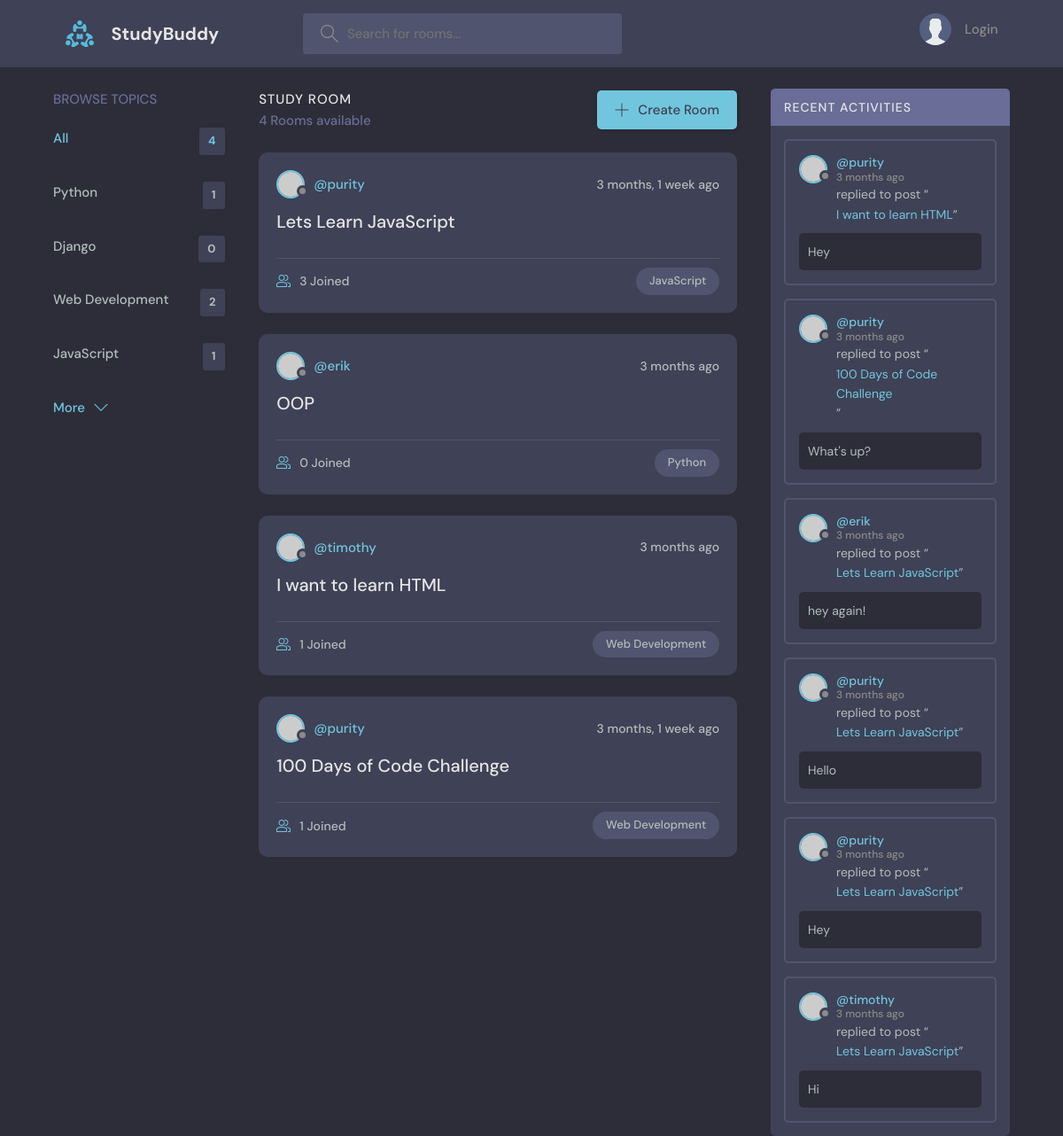
Before: / with the older database file.
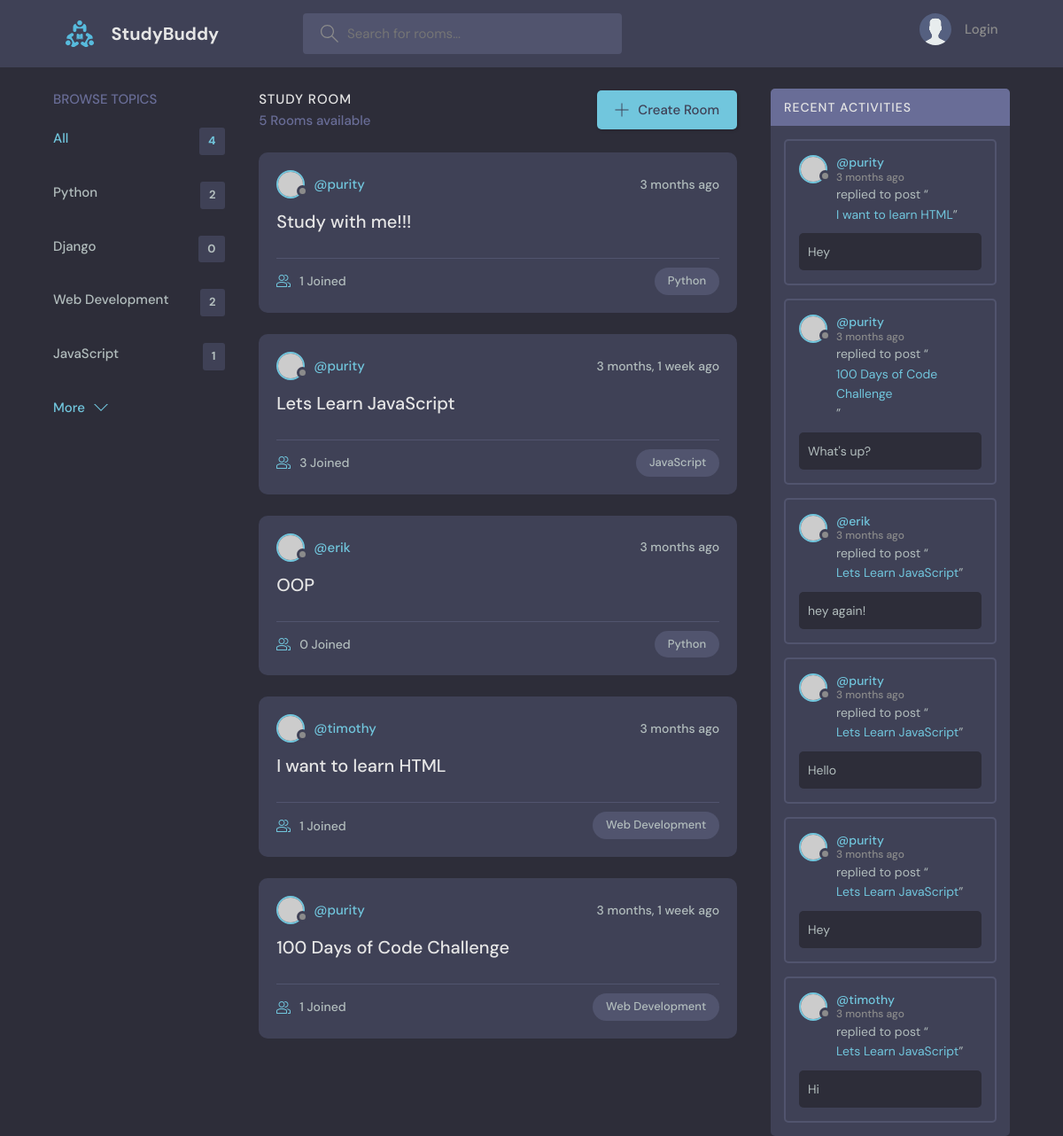
After: the same page with the newer database file.
### base/models.py (models this page shows, shortened)
class Topic(models.Model):
    name = models.CharField(max_length=200)

class Room(models.Model):
    host = models.ForeignKey(User, on_delete=models.SET_NULL, null=True)
    topic = models.ForeignKey(Topic, on_delete=models.SET_NULL, null=True)
    name = models.CharField(max_length=200)
    description = models.TextField(null=True, blank=True) #null=True, meaning field can be empty. blank=True, to allow blank/empty forms
    participants = models.ManyToManyField(User, related_name='participants', blank=True) #all users  active in a room
    updated = models.DateTimeField(auto_now=True)  #take timestamp of row when it's updated
    created = models.DateTimeField(auto_now_add=True) #take timestamp of row hen it's created only
    class Meta:
        ordering = ['-updated', '-created']
    def __str__(self):
        return self.name

class Message(models.Model):
    user = models.ForeignKey(User, on_delete=models.CASCADE) #user sending the message. 1-to-many relationship with Message
    room = models.ForeignKey(Room, on_delete=models.CASCADE) #database relationship - 1-to-many relationship with Room
    body = models.TextField()
    updated = models.DateTimeField(auto_now=True)   #take timestamp everytime the row is updated
    created = models.DateTimeField(auto_now_add=True) #take timestamp only when the record/row is created
    class Meta:
        ordering = ['-updated', '-created']

### base/views.py (the view)
# urls.py: path('', views.home, name="home"),
def home(request):
    q = request.GET.get('q') if request.GET.get('q') != None else ''
    rooms = Room.objects.filter(
        Q(topic__name__icontains=q) |
        Q(name__contains=q)    |
        Q(description__icontains=q)
        )
    topics = Topic.objects.all()
    room_count = rooms.count()
    room_messages = Message.objects.filter(Q(room__topic__name__icontains=q))
    context = {'rooms': rooms, 'topics': topics,
               'room_count': room_count, 'room_messages': room_messages}
    return render(request, 'base/home.html', context)

### base/templates/base/home.html (shortened to what this page needs)
{% extends 'main.html' %}
{% block content %}
    <main class="layout layout--3">
      <div class="container">
        {% include 'base/topics_component.html' %}
        <div class="roomList">
          <div class="roomList__header">
            <div>
              <h2>Study Room</h2>
              <p>{{room_count}} Rooms available</p>
            </div>
            <a class="btn btn--main" href="create-room.html">
              <svg version="1.1" xmlns="http://www.w3.org/2000/svg" width="32" height="32" viewBox="0 0 32 32">
                <title>add</title>
                <path
                  d="M16.943 0.943h-1.885v14.115h-14.115v1.885h14.115v14.115h1.885v-14.115h14.115v-1.885h-14.115v-14.115z"
                ></path>
              </svg>
              Create Room
            </a>
          </div>
          {% include 'base/feed_component.html' %}
        </div>
        {% include 'base/activity_component.html' %}
      </div>
    </main>
{% endblock content%}

### base/templates/base/topics_component.html
<div class="topics">
    <div class="topics__header">
      <h2>Browse Topics</h2>
    </div>
    <ul class="topics__list">
      <li>
        <a href="{% url 'home' %}" class="active">All <span>{{topics.count}}</span></a>
      </li>
      {% for topic in topics %}
      <li>
        <a href="{% url 'home' %}?q={{topic.name}}">{{topic.name}} <span>{{topic.room_set.all.count}}</span></a>
      </li>
      {% endfor %}
    </ul>
    <a class="btn btn--link" href="topics.html">
      More
      <svg version="1.1" xmlns="http://www.w3.org/2000/svg" width="32" height="32" viewBox="0 0 32 32">
        <title>chevron-down</title>
        <path d="M16 21l-13-13h-3l16 16 16-16h-3l-13 13z"></path>
      </svg>
    </a>
  </div>

### base/templates/base/feed_component.html (shortened to what this page needs)
{% for room in rooms %}
<div class="roomListRoom">
    <div class="roomListRoom__header">
      <a href="{% url 'user-profile' room.host.id %}" class="roomListRoom__author">
        <div class="avatar avatar--small">
          <img src="https://randomuser.me/api/portraits/women/11.jpg" />
        </div>
        <span>@{{room.host.username}}</span>
      </a>
      <div class="roomListRoom__actions">
        <span>{{room.created|timesince}} ago</span>
      </div>
    </div>
    <div class="roomListRoom__content">
      <a href="{% url 'room' room.id %}">{{room.name}}</a>
    </div>
    <div class="roomListRoom__meta">
      <a href="{% url 'room' room.id %}" class="roomListRoom__joined">
        {{room.participants.all.count}} Joined
      </a>
      <p class="roomListRoom__topic">{{room.topic.name}}</p>
    </div>
  </div>
  {% endfor %}

### base/templates/base/activity_component.html (shortened to what this page needs)
<div class="activities">
    <div class="activities__header">
      <h2>Recent Activities</h2>
    </div>
    {% for message in room_messages %}
    <div class="activities__box">
      <div class="activities__boxHeader roomListRoom__header">
        <a href="{% url 'user-profile' message.user.id %}" class="roomListRoom__author">
          <div class="avatar avatar--small">
            <img src="https://randomuser.me/api/portraits/women/11.jpg" />
          </div>
          <p>
            @{{message.user}}
            <span>{{message.created|timesince}} ago</span>
          </p>
        </a>
      </div>
      <div class="activities__boxContent">
        <p>replied to post “<a href="{% url 'room' message.room.id %}">{{message.room}}</a>”</p>
        <div class="activities__boxRoomContent">
          {{message.body}}
        </div>
      </div>
    </div>
    {% endfor %}
  </div>

Changed rows visible on the page:
computed for Topic "Python": room_set.all.count "1" → "2"
added Room: host.username "purity", created "3 months", name "Study with me!!!", participants.all.count "1", topic.name "Python"
Other visible differences:
{{ room_count }}: "4" → "5"
